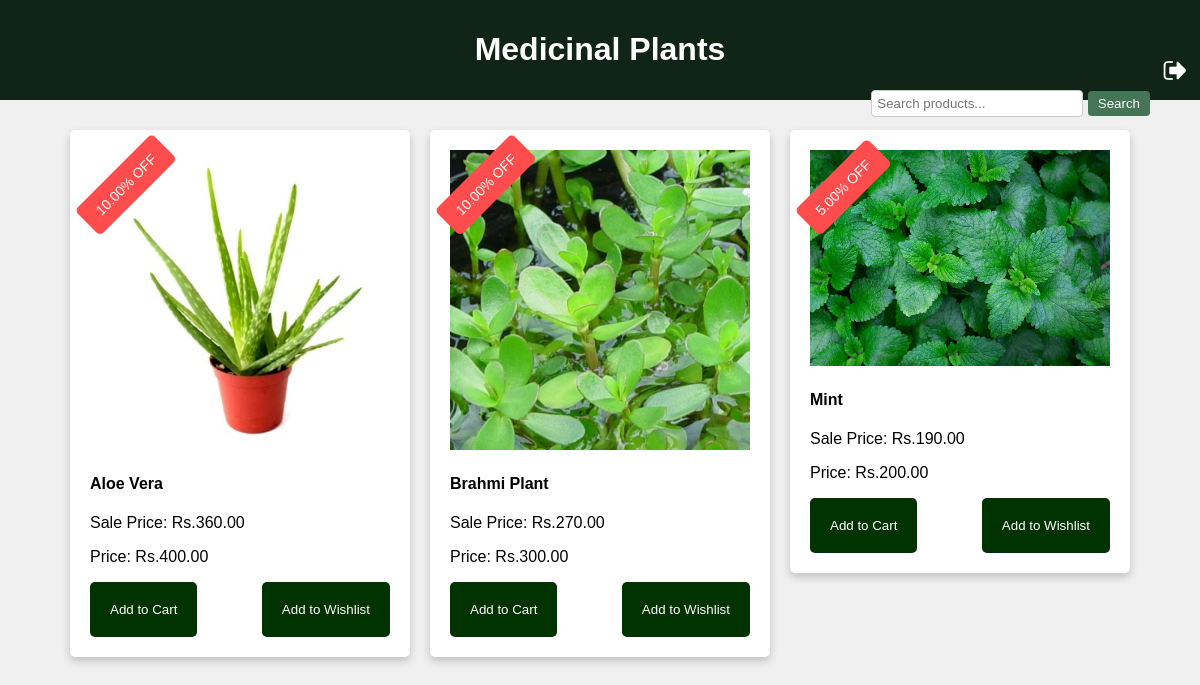
The app's page /subcategory/medicinal-plants/, older data.
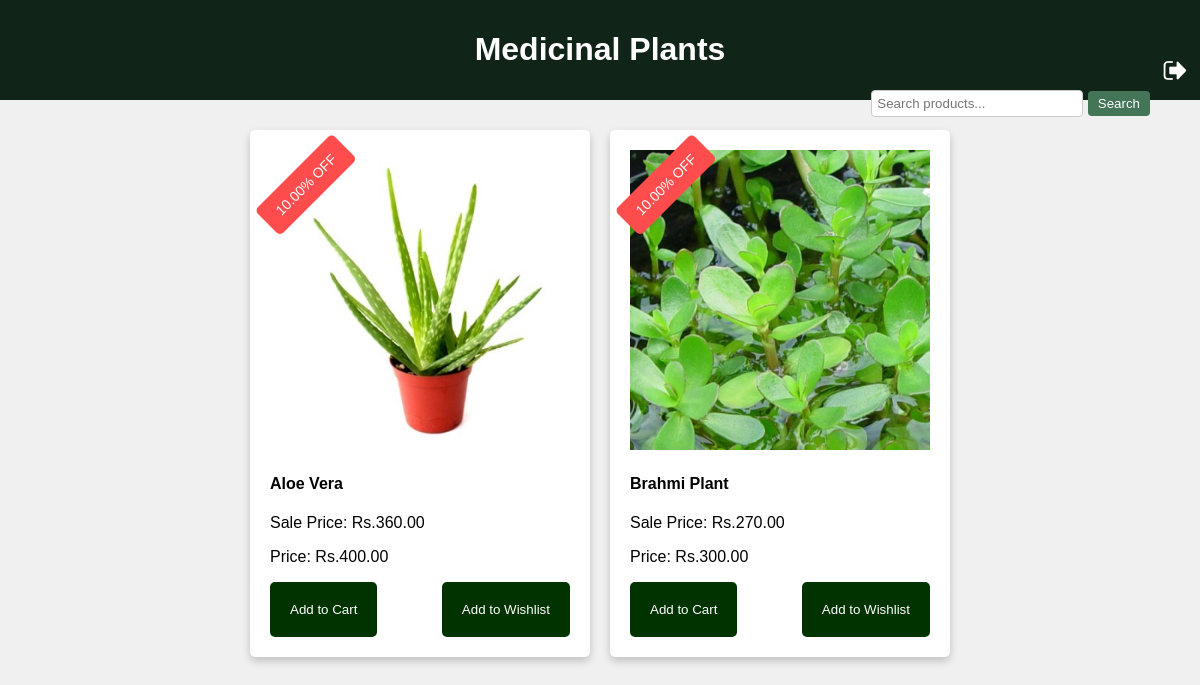
The same page, newer data.
### appplant/models.py (models this page shows, shortened)
class Product2(models.Model):
     product_name = models.CharField(max_length=255)
     category = models.ForeignKey(Category2, on_delete=models.CASCADE)  # Use ForeignKey to relate to Category
     subcategory = models.ForeignKey(Subcategory2, on_delete=models.CASCADE)  # Use ForeignKey to relate to Subcategory
     stock = models.PositiveIntegerField(default=1, null=True)
     description = models.TextField()
     price = models.DecimalField(max_digits=10, decimal_places=2)
     discount = models.DecimalField(max_digits=5, decimal_places=2, default=0.0)
     sale_price = models.DecimalField(max_digits=10, decimal_places=2, editable=False)
     product_image = models.ImageField(upload_to='product_images/')
     STATUS_CHOICES = [
         ('In Stock', 'In Stock'),
         ('Out of Stock', 'Out of Stock'),
     ]
     status = models.CharField(max_length=20, choices=STATUS_CHOICES, default='In Stock')

### appplant/views.py (the view)
# urls.py: path('subcategory/medicinal-plants/', views.medicinal_plants, name='medicinal_plants'),
def medicinal_plants(request):
    medicinal_plants = Product2.objects.filter(category="1", subcategory='2')
    return render(request, 'medicinal_plants.html', {'products': medicinal_plants})

### templates/medicinal_plants.html (shortened to what this page needs)
<!DOCTYPE html>
<html lang="en">
<head>
</head>
<body>
    <header>
        <h1>Medicinal Plants</h1>
        <form action="/search" method="GET" class="search-form">
            <input type="text" name="q" placeholder="Search products..." class="search-input">
            <button type="submit" class="search-button">Search</button>
        </form>
        <a href="/home" class="logout-icon">
            <img src="/static/images/log4.png" alt="Logout">
        </a>
    </header>
    <div class="product-container">
        {% for product in products %}
        <div class="col-md-3">
            <div class="product-card">
                <a href="{% url 'product_details' product.id %}">
                    <div class="product-image-container">
                        <img src="{{ product.product_image.url }}" alt="{{ product.product_name }}">
                        <span class="discount-badge">{{ product.discount }}% OFF</span>
                    </div>
                </a>
                <h4>{{ product.product_name }}</h4>
                <p>Sale Price: Rs.{{ product.sale_price }}</p>
                <p>Price: Rs.{{ product.price }}</p>
                <div class="buttons">
                    <a href="{% url 'add_to_cart' product.id %}">
                        <button class="add-to-cart-btn">Add to Cart</button>
                    </a>
                    <a href="{% url 'add_to_wishlist' product.id %}">
                        <button class="add-to-wishlist-btn">Add to Wishlist</button>
                    </a>
                </div>
            </div>
        </div>
        {% empty %}
        <p class="no-products">No Medicinal plants available.</p>
        {% endfor %}
    </div>
</body>
</html>

Row changes from the older to the newer data that the page shows:
removed Product2: product_image (picture), discount "5.00", product_name "Mint", sale_price "190.00", price "200.00"
